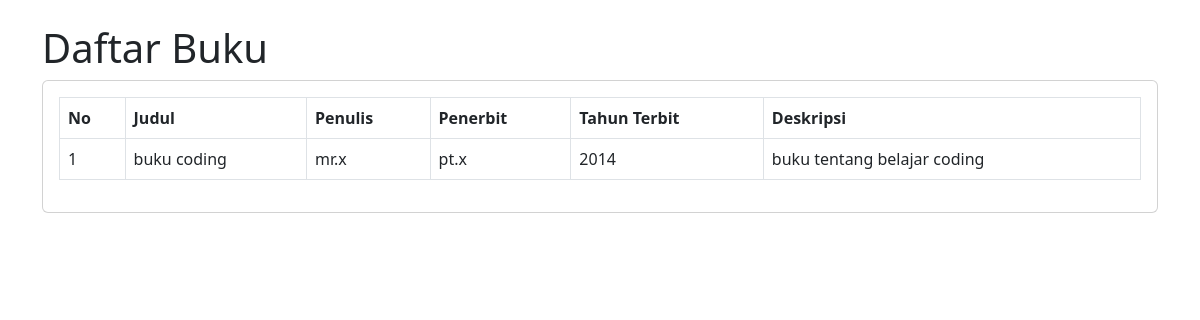
Page /buku_user.php on the committed database.
### tables this page shows
CREATE TABLE `buku` (
  `id_buku` int(11) NOT NULL,
  `id_kategori` int(11) DEFAULT NULL,
  `judul` varchar(255) DEFAULT NULL,
  `penulis` varchar(255) DEFAULT NULL,
  `penerbit` varchar(255) DEFAULT NULL,
  `tahun_terbit` varchar(255) DEFAULT NULL,
  `deskripsi` text DEFAULT NULL
);

### buku_user.php (the view, shortened to what this page needs)
<?php
include "koneksi.php";
$query = mysqli_query($Koneksi, "SELECT * FROM buku");
?>
<!DOCTYPE html>
<html lang="en">
<head>
    <link href="css/styles.css" rel="stylesheet" />
</head>
<body>
    <div class="container">
        <h1 class="mt-4">Daftar Buku</h1>
        <div class="card">
            <div class="card-body">
                <table class="table table-bordered" id="datatable" width="100%" cellspacing="0">
                    <tr>
                        <th>No</th>
                        <th>Judul</th>
                        <th>Penulis</th>
                        <th>Penerbit</th>
                        <th>Tahun Terbit</th>
                        <th>Deskripsi</th>
                    </tr>
                    <?php
                    $i = 1;
                    while ($data = mysqli_fetch_array($query)) {
                        ?>
                        <tr>
                            <td><?php echo $i++; ?></td>
                            <td><?php echo $data['judul']; ?></td>
                            <td><?php echo $data['penulis']; ?></td>
                            <td><?php echo $data['penerbit']; ?></td>
                            <td><?php echo $data['tahun_terbit']; ?></td>
                            <td><?php echo $data['deskripsi']; ?></td>
                        </tr>
                        <?php
                    }
                    ?>
                </table>
            </div>
        </div>
    </div>
</body>
</html>

### rows in the picture
buku: judul "buku coding", penulis "mr.x", penerbit "pt.x", tahun_terbit "2014", deskripsi "buku tentang belajar coding"
